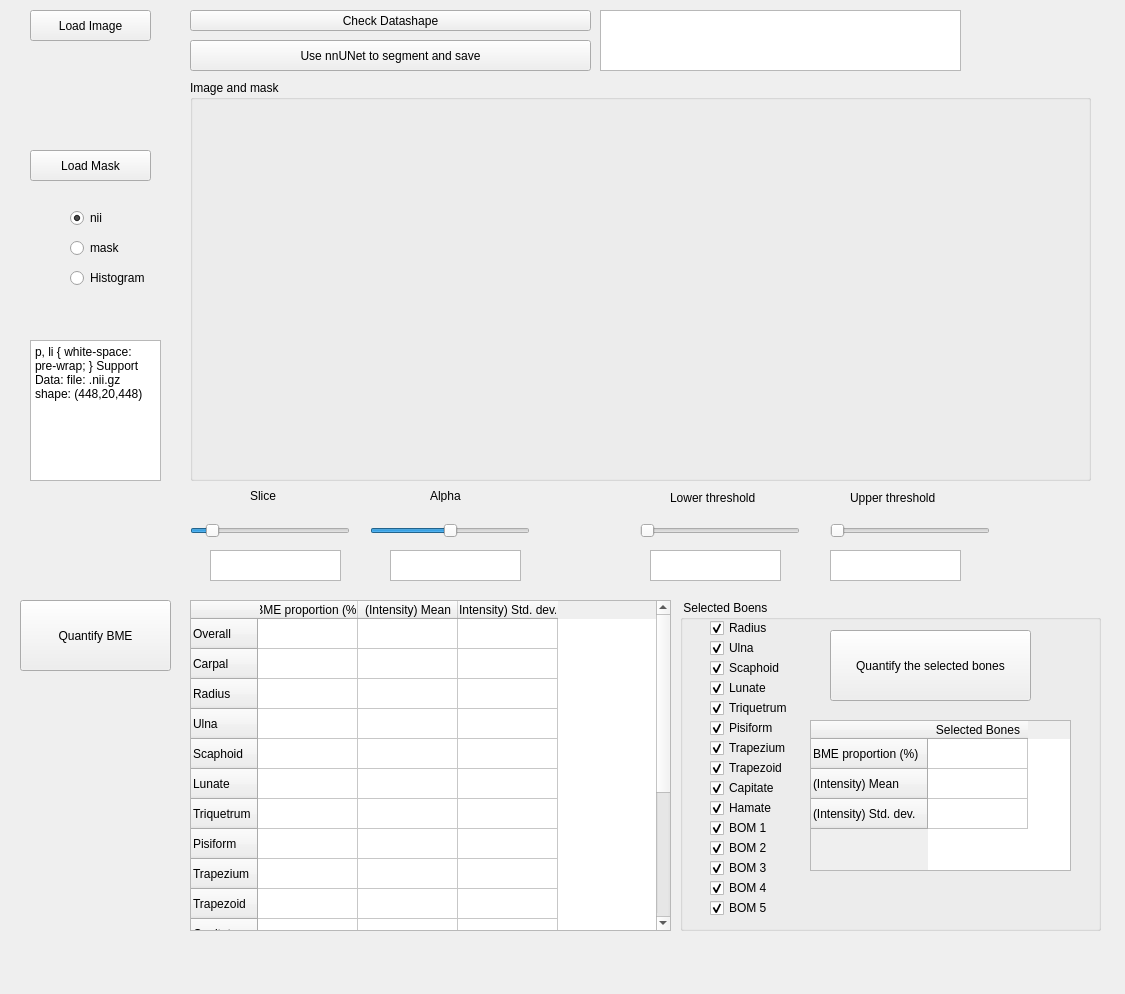
<?xml version="1.0" encoding="UTF-8"?>
<ui version="4.0">
 <class>Dialog</class>
 <widget class="QWidget" name="Dialog">
  <property name="geometry">
   <rect>
    <x>0</x>
    <y>0</y>
    <width>1125</width>
    <height>994</height>
   </rect>
  </property>
  <property name="windowTitle">
   <string>Form</string>
  </property>
  <widget class="QPushButton" name="pushButton">
   <property name="geometry">
    <rect>
     <x>30</x>
     <y>10</y>
     <width>121</width>
     <height>31</height>
    </rect>
   </property>
   <property name="text">
    <string>Load Image</string>
   </property>
  </widget>
  <widget class="QPushButton" name="pushButton_2">
   <property name="geometry">
    <rect>
     <x>30</x>
     <y>150</y>
     <width>121</width>
     <height>31</height>
    </rect>
   </property>
   <property name="text">
    <string>Load Mask</string>
   </property>
  </widget>
  <widget class="QRadioButton" name="radioButton">
   <property name="geometry">
    <rect>
     <x>70</x>
     <y>210</y>
     <width>89</width>
     <height>16</height>
    </rect>
   </property>
   <property name="text">
    <string>nii</string>
   </property>
   <property name="checked">
    <bool>true</bool>
   </property>
  </widget>
  <widget class="QRadioButton" name="radioButton_2">
   <property name="geometry">
    <rect>
     <x>70</x>
     <y>240</y>
     <width>89</width>
     <height>16</height>
    </rect>
   </property>
   <property name="text">
    <string>mask</string>
   </property>
  </widget>
  <widget class="QTableWidget" name="tableWidget">
   <property name="geometry">
    <rect>
     <x>190</x>
     <y>600</y>
     <width>481</width>
     <height>331</height>
    </rect>
   </property>
   <property name="baseSize">
    <size>
     <width>0</width>
     <height>0</height>
    </size>
   </property>
   <property name="autoScrollMargin">
    <number>16</number>
   </property>
   <property name="columnCount">
    <number>3</number>
   </property>
   <attribute name="horizontalHeaderCascadingSectionResizes">
    <bool>false</bool>
   </attribute>
   <attribute name="verticalHeaderShowSortIndicator" stdset="0">
    <bool>false</bool>
   </attribute>
   <attribute name="verticalHeaderStretchLastSection">
    <bool>false</bool>
   </attribute>
   <row>
    <property name="text">
     <string>Overall</string>
    </property>
   </row>
   <row>
    <property name="text">
     <string>Carpal</string>
    </property>
   </row>
   <row>
    <property name="text">
     <string>Radius</string>
    </property>
   </row>
   <row>
    <property name="text">
     <string>Ulna</string>
    </property>
   </row>
   <row>
    <property name="text">
     <string>Scaphoid</string>
    </property>
   </row>
   <row>
    <property name="text">
     <string>Lunate</string>
    </property>
   </row>
   <row>
    <property name="text">
     <string>Triquetrum</string>
    </property>
   </row>
   <row>
    <property name="text">
     <string>Pisiform</string>
    </property>
   </row>
   <row>
    <property name="text">
     <string>Trapezium</string>
    </property>
   </row>
   <row>
    <property name="text">
     <string>Trapezoid</string>
    </property>
   </row>
   <row>
    <property name="text">
     <string>Capitate</string>
    </property>
   </row>
   <row>
    <property name="text">
     <string>Hamate</string>
    </property>
   </row>
   <row>
    <property name="text">
     <string>BOM 1</string>
    </property>
   </row>
   <row>
    <property name="text">
     <string>BOM 2</string>
    </property>
   </row>
   <row>
    <property name="text">
     <string>BOM 3</string>
    </property>
   </row>
   <row>
    <property name="text">
     <string>BOM 4</string>
    </property>
   </row>
   <row>
    <property name="text">
     <string>BOM 5</string>
    </property>
   </row>
   <column>
    <property name="text">
     <string>BME proportion (%)</string>
    </property>
   </column>
   <column>
    <property name="text">
     <string>(Intensity) Mean</string>
    </property>
   </column>
   <column>
    <property name="text">
     <string>(Intensity) Std. dev. </string>
    </property>
   </column>
  </widget>
  <widget class="QTextBrowser" name="textBrowser">
   <property name="geometry">
    <rect>
     <x>600</x>
     <y>10</y>
     <width>361</width>
     <height>61</height>
    </rect>
   </property>
  </widget>
  <widget class="QPushButton" name="pushButton_3">
   <property name="geometry">
    <rect>
     <x>190</x>
     <y>10</y>
     <width>401</width>
     <height>21</height>
    </rect>
   </property>
   <property name="text">
    <string>Check Datashape</string>
   </property>
  </widget>
  <widget class="QPushButton" name="pushButton_5">
   <property name="geometry">
    <rect>
     <x>20</x>
     <y>600</y>
     <width>151</width>
     <height>71</height>
    </rect>
   </property>
   <property name="text">
    <string>Quantify BME</string>
   </property>
  </widget>
  <widget class="QSlider" name="horizontalSlider">
   <property name="geometry">
    <rect>
     <x>190</x>
     <y>520</y>
     <width>160</width>
     <height>22</height>
    </rect>
   </property>
   <property name="focusPolicy">
    <enum>Qt::StrongFocus</enum>
   </property>
   <property name="value">
    <number>10</number>
   </property>
   <property name="orientation">
    <enum>Qt::Horizontal</enum>
   </property>
   <property name="tickPosition">
    <enum>QSlider::NoTicks</enum>
   </property>
  </widget>
  <widget class="QSlider" name="horizontalSlider_2">
   <property name="geometry">
    <rect>
     <x>640</x>
     <y>520</y>
     <width>160</width>
     <height>22</height>
    </rect>
   </property>
   <property name="focusPolicy">
    <enum>Qt::StrongFocus</enum>
   </property>
   <property name="maximum">
    <number>2000</number>
   </property>
   <property name="orientation">
    <enum>Qt::Horizontal</enum>
   </property>
   <property name="tickPosition">
    <enum>QSlider::NoTicks</enum>
   </property>
  </widget>
  <widget class="QSlider" name="horizontalSlider_3">
   <property name="geometry">
    <rect>
     <x>830</x>
     <y>520</y>
     <width>160</width>
     <height>22</height>
    </rect>
   </property>
   <property name="focusPolicy">
    <enum>Qt::StrongFocus</enum>
   </property>
   <property name="maximum">
    <number>4000</number>
   </property>
   <property name="orientation">
    <enum>Qt::Horizontal</enum>
   </property>
   <property name="tickPosition">
    <enum>QSlider::NoTicks</enum>
   </property>
  </widget>
  <widget class="QTextBrowser" name="textBrowser_5">
   <property name="geometry">
    <rect>
     <x>210</x>
     <y>550</y>
     <width>131</width>
     <height>31</height>
    </rect>
   </property>
  </widget>
  <widget class="QTextBrowser" name="textBrowser_6">
   <property name="geometry">
    <rect>
     <x>650</x>
     <y>550</y>
     <width>131</width>
     <height>31</height>
    </rect>
   </property>
  </widget>
  <widget class="QTextBrowser" name="textBrowser_7">
   <property name="geometry">
    <rect>
     <x>830</x>
     <y>550</y>
     <width>131</width>
     <height>31</height>
    </rect>
   </property>
  </widget>
  <widget class="QRadioButton" name="radioButton_3">
   <property name="geometry">
    <rect>
     <x>70</x>
     <y>270</y>
     <width>89</width>
     <height>16</height>
    </rect>
   </property>
   <property name="text">
    <string>Histogram</string>
   </property>
  </widget>
  <widget class="QPushButton" name="pushButton_4">
   <property name="geometry">
    <rect>
     <x>190</x>
     <y>40</y>
     <width>401</width>
     <height>31</height>
    </rect>
   </property>
   <property name="text">
    <string>Use nnUNet to segment and save</string>
   </property>
  </widget>
  <widget class="QGroupBox" name="groupBox">
   <property name="geometry">
    <rect>
     <x>190</x>
     <y>80</y>
     <width>901</width>
     <height>401</height>
    </rect>
   </property>
   <property name="title">
    <string>Image and mask</string>
   </property>
   <widget class="QWidget" name="widget_2" native="true">
    <property name="geometry">
     <rect>
      <x>0</x>
      <y>10</y>
      <width>881</width>
      <height>381</height>
     </rect>
    </property>
   </widget>
  </widget>
  <widget class="QSlider" name="horizontalSlider_4">
   <property name="geometry">
    <rect>
     <x>370</x>
     <y>520</y>
     <width>160</width>
     <height>22</height>
    </rect>
   </property>
   <property name="focusPolicy">
    <enum>Qt::StrongFocus</enum>
   </property>
   <property name="maximum">
    <number>10</number>
   </property>
   <property name="singleStep">
    <number>1</number>
   </property>
   <property name="value">
    <number>5</number>
   </property>
   <property name="orientation">
    <enum>Qt::Horizontal</enum>
   </property>
   <property name="tickPosition">
    <enum>QSlider::NoTicks</enum>
   </property>
  </widget>
  <widget class="QTextBrowser" name="textBrowser_10">
   <property name="geometry">
    <rect>
     <x>390</x>
     <y>550</y>
     <width>131</width>
     <height>31</height>
    </rect>
   </property>
  </widget>
  <widget class="QTextBrowser" name="textBrowser_8">
   <property name="geometry">
    <rect>
     <x>30</x>
     <y>340</y>
     <width>131</width>
     <height>141</height>
    </rect>
   </property>
   <property name="html">
    <string>&lt;!DOCTYPE HTML PUBLIC &quot;-//W3C//DTD HTML 4.0//EN&quot; &quot;http://www.w3.org/TR/REC-html40/strict.dtd&quot;&gt;
&lt;html&gt;&lt;head&gt;&lt;meta name=&quot;qrichtext&quot; content=&quot;1&quot; /&gt;&lt;style type=&quot;text/css&quot;&gt;
p, li { white-space: pre-wrap; }
&lt;/style&gt;&lt;/head&gt;&lt;body style=&quot; font-family:'SimSun'; font-size:9pt; font-weight:400; font-style:normal;&quot;&gt;
&lt;p style=&quot; margin-top:0px; margin-bottom:0px; margin-left:0px; margin-right:0px; -qt-block-indent:0; text-indent:0px;&quot;&gt;&lt;span style=&quot; font-weight:600;&quot;&gt;Support Data:&lt;/span&gt;&lt;/p&gt;
&lt;p style=&quot; margin-top:0px; margin-bottom:0px; margin-left:0px; margin-right:0px; -qt-block-indent:0; text-indent:0px;&quot;&gt;file: .nii.gz&lt;/p&gt;
&lt;p style=&quot; margin-top:0px; margin-bottom:0px; margin-left:0px; margin-right:0px; -qt-block-indent:0; text-indent:0px;&quot;&gt;shape: (448,20,448)&lt;/p&gt;
&lt;p style=&quot;-qt-paragraph-type:empty; margin-top:0px; margin-bottom:0px; margin-left:0px; margin-right:0px; -qt-block-indent:0; text-indent:0px;&quot;&gt;&lt;br /&gt;&lt;/p&gt;&lt;/body&gt;&lt;/html&gt;</string>
   </property>
  </widget>
  <widget class="QLabel" name="label">
   <property name="geometry">
    <rect>
     <x>250</x>
     <y>490</y>
     <width>54</width>
     <height>12</height>
    </rect>
   </property>
   <property name="text">
    <string>Slice</string>
   </property>
  </widget>
  <widget class="QLabel" name="label_2">
   <property name="geometry">
    <rect>
     <x>430</x>
     <y>490</y>
     <width>54</width>
     <height>12</height>
    </rect>
   </property>
   <property name="text">
    <string>Alpha</string>
   </property>
  </widget>
  <widget class="QLabel" name="label_3">
   <property name="geometry">
    <rect>
     <x>670</x>
     <y>490</y>
     <width>101</width>
     <height>16</height>
    </rect>
   </property>
   <property name="text">
    <string>Lower threshold</string>
   </property>
  </widget>
  <widget class="QLabel" name="label_4">
   <property name="geometry">
    <rect>
     <x>850</x>
     <y>490</y>
     <width>101</width>
     <height>16</height>
    </rect>
   </property>
   <property name="text">
    <string>Upper threshold</string>
   </property>
  </widget>
  <widget class="QGroupBox" name="groupBox_2">
   <property name="geometry">
    <rect>
     <x>680</x>
     <y>600</y>
     <width>421</width>
     <height>331</height>
    </rect>
   </property>
   <property name="title">
    <string> Selected Boens</string>
   </property>
   <widget class="QCheckBox" name="checkBox_3">
    <property name="geometry">
     <rect>
      <x>30</x>
      <y>60</y>
      <width>71</width>
      <height>16</height>
     </rect>
    </property>
    <property name="text">
     <string>Scaphoid</string>
    </property>
    <property name="checked">
     <bool>true</bool>
    </property>
   </widget>
   <widget class="QCheckBox" name="checkBox_4">
    <property name="geometry">
     <rect>
      <x>30</x>
      <y>80</y>
      <width>71</width>
      <height>16</height>
     </rect>
    </property>
    <property name="text">
     <string>Lunate</string>
    </property>
    <property name="checked">
     <bool>true</bool>
    </property>
   </widget>
   <widget class="QCheckBox" name="checkBox_7">
    <property name="geometry">
     <rect>
      <x>30</x>
      <y>140</y>
      <width>81</width>
      <height>16</height>
     </rect>
    </property>
    <property name="text">
     <string>Trapezium</string>
    </property>
    <property name="checked">
     <bool>true</bool>
    </property>
   </widget>
   <widget class="QCheckBox" name="checkBox_2">
    <property name="geometry">
     <rect>
      <x>30</x>
      <y>40</y>
      <width>71</width>
      <height>16</height>
     </rect>
    </property>
    <property name="text">
     <string>Ulna</string>
    </property>
    <property name="checked">
     <bool>true</bool>
    </property>
   </widget>
   <widget class="QCheckBox" name="checkBox_13">
    <property name="geometry">
     <rect>
      <x>30</x>
      <y>260</y>
      <width>71</width>
      <height>16</height>
     </rect>
    </property>
    <property name="text">
     <string>BOM 3</string>
    </property>
    <property name="checked">
     <bool>true</bool>
    </property>
   </widget>
   <widget class="QTableWidget" name="tableWidget_2">
    <property name="geometry">
     <rect>
      <x>130</x>
      <y>120</y>
      <width>261</width>
      <height>151</height>
     </rect>
    </property>
    <row>
     <property name="text">
      <string>BME proportion (%)</string>
     </property>
    </row>
    <row>
     <property name="text">
      <string>(Intensity) Mean</string>
     </property>
    </row>
    <row>
     <property name="text">
      <string>(Intensity) Std. dev.</string>
     </property>
    </row>
    <column>
     <property name="text">
      <string>Selected Bones</string>
     </property>
    </column>
   </widget>
   <widget class="QPushButton" name="pushButton_6">
    <property name="geometry">
     <rect>
      <x>150</x>
      <y>30</y>
      <width>201</width>
      <height>71</height>
     </rect>
    </property>
    <property name="text">
     <string>Quantify the selected bones</string>
    </property>
   </widget>
   <widget class="QCheckBox" name="checkBox_5">
    <property name="geometry">
     <rect>
      <x>30</x>
      <y>100</y>
      <width>81</width>
      <height>16</height>
     </rect>
    </property>
    <property name="text">
     <string>Triquetrum</string>
    </property>
    <property name="checked">
     <bool>true</bool>
    </property>
   </widget>
   <widget class="QCheckBox" name="checkBox_9">
    <property name="geometry">
     <rect>
      <x>30</x>
      <y>180</y>
      <width>71</width>
      <height>16</height>
     </rect>
    </property>
    <property name="text">
     <string>Capitate</string>
    </property>
    <property name="checked">
     <bool>true</bool>
    </property>
   </widget>
   <widget class="QCheckBox" name="checkBox_15">
    <property name="geometry">
     <rect>
      <x>30</x>
      <y>300</y>
      <width>71</width>
      <height>16</height>
     </rect>
    </property>
    <property name="text">
     <string>BOM 5</string>
    </property>
    <property name="checked">
     <bool>true</bool>
    </property>
   </widget>
   <widget class="QCheckBox" name="checkBox_10">
    <property name="geometry">
     <rect>
      <x>30</x>
      <y>200</y>
      <width>71</width>
      <height>16</height>
     </rect>
    </property>
    <property name="text">
     <string>Hamate</string>
    </property>
    <property name="checked">
     <bool>true</bool>
    </property>
   </widget>
   <widget class="QCheckBox" name="checkBox_14">
    <property name="geometry">
     <rect>
      <x>30</x>
      <y>280</y>
      <width>71</width>
      <height>16</height>
     </rect>
    </property>
    <property name="text">
     <string>BOM 4</string>
    </property>
    <property name="checked">
     <bool>true</bool>
    </property>
   </widget>
   <widget class="QCheckBox" name="checkBox_11">
    <property name="geometry">
     <rect>
      <x>30</x>
      <y>220</y>
      <width>71</width>
      <height>16</height>
     </rect>
    </property>
    <property name="text">
     <string>BOM 1</string>
    </property>
    <property name="checked">
     <bool>true</bool>
    </property>
   </widget>
   <widget class="QCheckBox" name="checkBox_1">
    <property name="geometry">
     <rect>
      <x>30</x>
      <y>20</y>
      <width>71</width>
      <height>16</height>
     </rect>
    </property>
    <property name="text">
     <string>Radius</string>
    </property>
    <property name="checked">
     <bool>true</bool>
    </property>
   </widget>
   <widget class="QCheckBox" name="checkBox_6">
    <property name="geometry">
     <rect>
      <x>30</x>
      <y>120</y>
      <width>71</width>
      <height>16</height>
     </rect>
    </property>
    <property name="text">
     <string>Pisiform</string>
    </property>
    <property name="checked">
     <bool>true</bool>
    </property>
   </widget>
   <widget class="QCheckBox" name="checkBox_8">
    <property name="geometry">
     <rect>
      <x>30</x>
      <y>160</y>
      <width>91</width>
      <height>16</height>
     </rect>
    </property>
    <property name="text">
     <string>Trapezoid</string>
    </property>
    <property name="checked">
     <bool>true</bool>
    </property>
   </widget>
   <widget class="QCheckBox" name="checkBox_12">
    <property name="geometry">
     <rect>
      <x>30</x>
      <y>240</y>
      <width>71</width>
      <height>16</height>
     </rect>
    </property>
    <property name="text">
     <string>BOM 2</string>
    </property>
    <property name="checked">
     <bool>true</bool>
    </property>
   </widget>
  </widget>
 </widget>
 <resources/>
 <connections/>
 <slots>
  <signal>signal1()</signal>
  <slot>pushButton_click_ok()</slot>
  <slot>accept()</slot>
  <slot>reject()</slot>
  <slot>check_datashape()</slot>
 </slots>
</ui>
